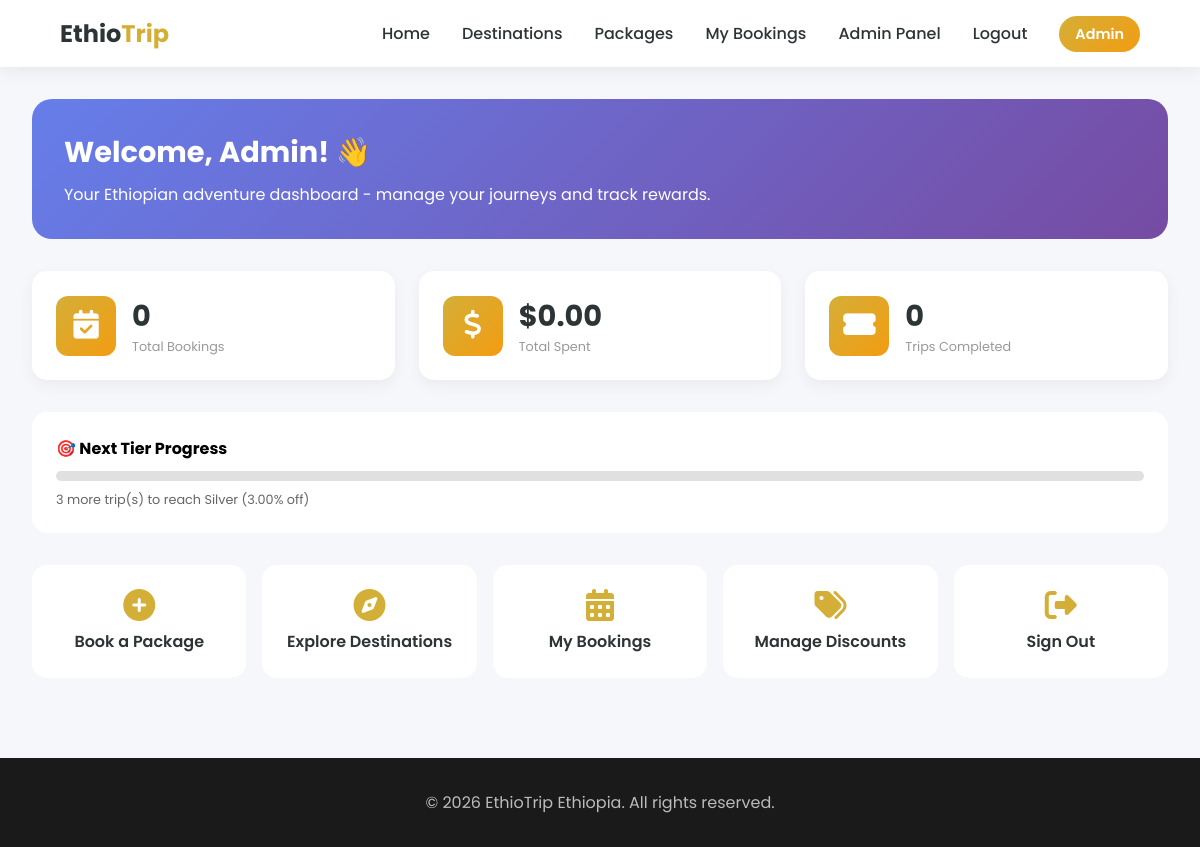
The app's page /dashboard.php (signed in) with its own data.
### tables this page shows
CREATE TABLE users (
    id INT PRIMARY KEY AUTO_INCREMENT,
    name VARCHAR(100) NOT NULL,
    email VARCHAR(100) UNIQUE NOT NULL,
    password VARCHAR(255) NOT NULL,
    phone VARCHAR(20) DEFAULT NULL,
    role ENUM('user', 'admin') DEFAULT 'user',
    trips_completed INT DEFAULT 0,
    total_spent DECIMAL(10,2) DEFAULT 0.00,
    loyalty_discount DECIMAL(5,2) DEFAULT 0.00,
    created_at TIMESTAMP DEFAULT CURRENT_TIMESTAMP
);

CREATE TABLE discount_tiers (
    id INT PRIMARY KEY AUTO_INCREMENT,
    min_trips INT NOT NULL,
    max_trips INT NULL,
    discount_percent DECIMAL(5,2) NOT NULL,
    tier_name VARCHAR(50) NOT NULL,
    is_active BOOLEAN DEFAULT TRUE,
    created_at TIMESTAMP DEFAULT CURRENT_TIMESTAMP,
    updated_at TIMESTAMP DEFAULT CURRENT_TIMESTAMP ON UPDATE CURRENT_TIMESTAMP
);

### dashboard.php (the view, shortened to what this page needs)
<?php
require_once 'config/database.php';
$user_id = $_SESSION['user_id'];
$user_name = $_SESSION['user_name'] ?? '';
$query = "SELECT * FROM users WHERE id = ?";
$stmt = mysqli_prepare($conn, $query);
mysqli_stmt_bind_param($stmt, "i", $user_id);
mysqli_stmt_execute($stmt);
$result = mysqli_stmt_get_result($stmt);
$user = mysqli_fetch_assoc($result);
$stats_query = "SELECT COUNT(*) as total, SUM(final_amount) as spent FROM bookings WHERE user_id = ? AND status = 'confirmed'";
$stmt = mysqli_prepare($conn, $stats_query);
mysqli_stmt_bind_param($stmt, "i", $user_id);
mysqli_stmt_execute($stmt);
$stats = mysqli_stmt_get_result($stmt);
$stats_data = mysqli_fetch_assoc($stats);
$total_bookings = $stats_data['total'] ?? 0;
$total_spent = $stats_data['spent'] ?? 0;
$trips = $user['trips_completed'] ?? 0;
$is_admin = ($user['role'] ?? 'user') === 'admin';
$next_tier_query = "SELECT min_trips, tier_name, discount_percent FROM discount_tiers
                     WHERE is_active = 1 AND min_trips > ?
                     ORDER BY min_trips ASC LIMIT 1";
$stmt = mysqli_prepare($conn, $next_tier_query);
mysqli_stmt_bind_param($stmt, "i", $trips);
mysqli_stmt_execute($stmt);
$next_tier_result = mysqli_stmt_get_result($stmt);
$next_tier = mysqli_fetch_assoc($next_tier_result);
?>
<!DOCTYPE html>
<html lang="en">
<head>
    <link rel="stylesheet" href="https://cdnjs.cloudflare.com/ajax/libs/font-awesome/6.4.0/css/all.min.css">
</head>
<body>
    <nav class="navbar">
        <a href="dashboard.php" class="logo">Ethio<span>Trip</span></a>
        <ul class="nav-links">
            <li><a href="../frontend/home.html">Home</a></li>
            <li><a href="../frontend/Destination.html">Destinations</a></li>
            <li><a href="../frontend/packages.html">Packages</a></li>
            <li><a href="bookings.php">My Bookings</a></li>
            <?php if ($is_admin): ?>
                <li><a href="discounts.php">Admin Panel</a></li>
            <?php endif; ?>
            <li><a href="logout.php">Logout</a></li>
            <li><span class="welcome-badge"><?php echo htmlspecialchars($user_name); ?></span></li>
        </ul>
    </nav>
    <div class="dashboard-container">
        <div class="hero-section">
            <h1>Welcome, <?php echo htmlspecialchars($user_name); ?>! 👋</h1>
            <p>Your Ethiopian adventure dashboard - manage your journeys and track rewards.</p>
        </div>
        <div class="stats-grid">
            <div class="stat-card">
                <div class="stat-icon"><i class="fas fa-calendar-check"></i></div>
                <div class="stat-info">
                    <h3><?php echo $total_bookings; ?></h3>
                    <p>Total Bookings</p>
                </div>
            </div>
            <div class="stat-card">
                <div class="stat-icon"><i class="fas fa-dollar-sign"></i></div>
                <div class="stat-info">
                    <h3>$<?php echo number_format($total_spent, 2); ?></h3>
                    <p>Total Spent</p>
                </div>
            </div>
            <div class="stat-card">
                <div class="stat-icon"><i class="fas fa-ticket-alt"></i></div>
                <div class="stat-info">
                    <h3><?php echo $trips; ?></h3>
                    <p>Trips Completed</p>
                </div>
            </div>
        </div>
        <?php if ($next_tier && $next_tier['min_trips'] > $trips): ?>
        <div style="background: white; border-radius: 15px; padding: 1.5rem; margin-bottom: 2rem;">
            <strong>🎯 Next Tier Progress</strong>
            <div style="margin-top: 10px;">
                <div style="background: #e0e0e0; border-radius: 10px; height: 10px; overflow: hidden;">
                </div>
                <p style="margin-top: 10px; font-size: 0.8rem; color: #666;">
                    <?php echo ($next_tier['min_trips'] - $trips); ?> more trip(s) to reach <?php echo $next_tier['tier_name']; ?> (<?php echo $next_tier['discount_percent']; ?>% off)
                </p>
            </div>
        </div>
        <?php endif; ?>
        <div class="quick-actions">
            <a href="../frontend/packages.html" class="action-card">
                <i class="fas fa-plus-circle"></i>
                <span>Book a Package</span>
            </a>
            <a href="../frontend/Destination.html" class="action-card">
                <i class="fas fa-compass"></i>
                <span>Explore Destinations</span>
            </a>
            <a href="bookings.php" class="action-card">
                <i class="fas fa-calendar-alt"></i>
                <span>My Bookings</span>
            </a>
            <?php if ($is_admin): ?>
            <a href="discounts.php" class="action-card">
                <i class="fas fa-tags"></i>
                <span>Manage Discounts</span>
            </a>
            <?php endif; ?>
            <a href="logout.php" class="action-card">
                <i class="fas fa-sign-out-alt"></i>
                <span>Sign Out</span>
            </a>
        </div>
    </div>
    <footer class="footer">
        <p>© <?php echo date('Y'); ?> EthioTrip Ethiopia. All rights reserved.</p>
    </footer>
</body>
</html>

### dashboard.php (style rules this page uses)
* { margin: 0; padding: 0; box-sizing: border-box; }
body { font-family: 'Poppins', sans-serif; background: #f5f7fa; }
.navbar { background: white; padding: 1rem 5%; display: flex; justify-content: space-between; align-items: center; box-shadow: 0 2px 20px rgba(0,0,0,0.08); flex-wrap: wrap; gap: 1rem; }
.logo { font-size: 1.5rem; font-weight: 700; text-decoration: none; color: #2d3436; }
.logo span { color: #d4af37; }
.nav-links { display: flex; gap: 2rem; align-items: center; list-style: none; flex-wrap: wrap; }
.nav-links a { text-decoration: none; color: #2d3436; font-weight: 500; transition: 0.3s; }
.welcome-badge { background: linear-gradient(135deg, #d4af37, #f39c12); padding: 0.5rem 1rem; border-radius: 50px; color: white; font-weight: 600; font-size: 0.9rem; }
.dashboard-container { max-width: 1200px; margin: 0 auto; padding: 2rem; }
.hero-section { background: linear-gradient(135deg, #667eea 0%, #764ba2 100%); border-radius: 20px; padding: 2rem; margin-bottom: 2rem; color: white; }
.hero-section h1 { font-size: 1.8rem; margin-bottom: 0.5rem; }
.stats-grid { display: grid; grid-template-columns: repeat(auto-fit, minmax(250px, 1fr)); gap: 1.5rem; margin-bottom: 2rem; }
.stat-card { background: white; padding: 1.5rem; border-radius: 15px; display: flex; align-items: center; gap: 1rem; box-shadow: 0 5px 15px rgba(0,0,0,0.05); }
.stat-icon { width: 60px; height: 60px; background: linear-gradient(135deg, #d4af37, #f39c12); border-radius: 12px; display: flex; align-items: center; justify-content: center; font-size: 1.8rem; color: white; }
.stat-info h3 { font-size: 1.8rem; font-weight: 700; color: #2d3436; }
.stat-info p { font-size: 0.8rem; color: #999; }
.quick-actions { display: grid; grid-template-columns: repeat(auto-fit, minmax(200px, 1fr)); gap: 1rem; margin-top: 2rem; }
.action-card { background: white; padding: 1.5rem; border-radius: 15px; text-align: center; text-decoration: none; transition: 0.3s; display: block; }
.action-card i { font-size: 2rem; color: #d4af37; margin-bottom: 0.5rem; display: block; }
.action-card span { color: #2d3436; font-weight: 600; }
.footer { background: #1a1a1a; color: #bbb; padding: 2rem 5%; text-align: center; margin-top: 3rem; }

### records on screen
users: trips_completed "0"
discount_tiers: $next_tier['min_trips']-$trips "3", tier_name "Silver", discount_percent "3.00"

### other values on screen
$user_name "Admin"
$total_bookings "0"
$total_spent "0.00"
